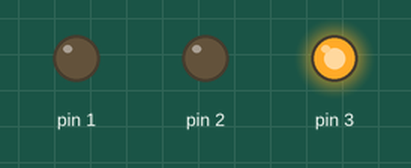
Simulated run of this sketch. Board: Arduino Uno, built with avr-gcc and run on an emulated ATmega328P. Shown: output pins drawn as LEDs (lit = HIGH).

Above: at 5.0 s.
At 12.5 s:
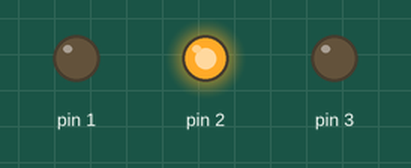
At 20.0 s:
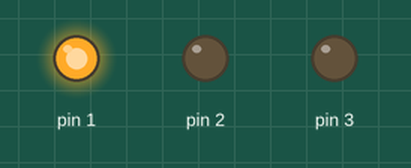
Timing chart, 0 to 32.5 s (numbered marks = the images above):
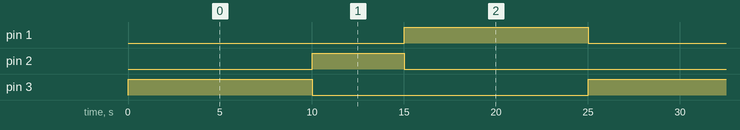

Measured:
- by itself, pin 1, pin 3: alternates HIGH for 10.0 s and LOW for 15.0 s
- by itself, pin 2: alternates HIGH for 5.0 s and LOW for 20.0 s
- by itself, everything shown: repeats every 25.0 s, in 4 steps

The sketch:

semaforo1.ino
```cpp
// C++ code
//
void setup()
{
  pinMode(3, OUTPUT);
  pinMode(2, OUTPUT);
  pinMode(1, OUTPUT);
}

void loop()
{
  digitalWrite(3, HIGH);
  delay(10000); // Wait for 10000 millisecond(s)
  digitalWrite(3, LOW);
  digitalWrite(2, HIGH);
  delay(5000); // Wait for 5000 millisecond(s)
  digitalWrite(2, LOW);
  digitalWrite(1, HIGH);
  delay(10000); // Wait for 10000 millisecond(s)
  digitalWrite(1, LOW);
}
```
